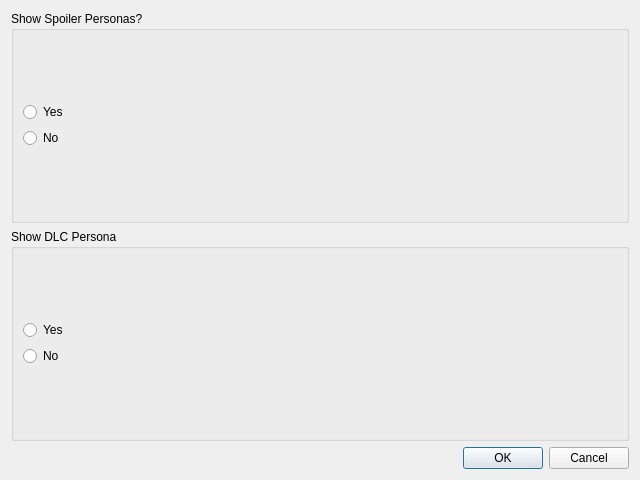
<?xml version="1.0" encoding="UTF-8"?>
<ui version="4.0">
 <class>Settings</class>
 <widget class="QDialog" name="Settings">
  <property name="geometry">
   <rect>
    <x>0</x>
    <y>0</y>
    <width>640</width>
    <height>480</height>
   </rect>
  </property>
  <property name="contextMenuPolicy">
   <enum>Qt::DefaultContextMenu</enum>
  </property>
  <property name="windowTitle">
   <string>Settings</string>
  </property>
  <layout class="QVBoxLayout" name="verticalLayout_3">
   <item>
    <widget class="QGroupBox" name="groupBox">
     <property name="toolTip">
      <string>&lt;html&gt;&lt;head/&gt;&lt;body&gt;&lt;p&gt;I don't reccomend turning this on&lt;/p&gt;&lt;p&gt;until you beat the game.&lt;/p&gt;&lt;p&gt;&lt;br/&gt;&lt;/p&gt;&lt;p&gt;This mostly contains Max Rank and Royal Rank Personas.&lt;/p&gt;&lt;p&gt;As well as very spoiler-y ones!&lt;/p&gt;&lt;p&gt;&lt;br/&gt;&lt;/p&gt;&lt;p&gt;Dont say I didn't warn you!&lt;/p&gt;&lt;/body&gt;&lt;/html&gt;</string>
     </property>
     <property name="title">
      <string>Show Spoiler Personas?</string>
     </property>
     <layout class="QVBoxLayout" name="verticalLayout_4">
      <item>
       <layout class="QVBoxLayout" name="verticalLayout">
        <item>
         <widget class="QRadioButton" name="yesSpoil">
          <property name="text">
           <string>Yes</string>
          </property>
         </widget>
        </item>
        <item>
         <widget class="QRadioButton" name="noSpoil">
          <property name="text">
           <string>No</string>
          </property>
         </widget>
        </item>
       </layout>
      </item>
     </layout>
    </widget>
   </item>
   <item>
    <widget class="QGroupBox" name="groupBox_2">
     <property name="title">
      <string>Show DLC Persona</string>
     </property>
     <layout class="QVBoxLayout" name="verticalLayout_5">
      <item>
       <layout class="QVBoxLayout" name="verticalLayout_2">
        <item>
         <widget class="QRadioButton" name="yesDLC">
          <property name="text">
           <string>Yes</string>
          </property>
         </widget>
        </item>
        <item>
         <widget class="QRadioButton" name="noDLC">
          <property name="text">
           <string>No</string>
          </property>
         </widget>
        </item>
       </layout>
      </item>
     </layout>
    </widget>
   </item>
   <item>
    <widget class="QDialogButtonBox" name="buttonBox">
     <property name="orientation">
      <enum>Qt::Horizontal</enum>
     </property>
     <property name="standardButtons">
      <set>QDialogButtonBox::Cancel|QDialogButtonBox::Ok</set>
     </property>
    </widget>
   </item>
  </layout>
 </widget>
 <resources/>
 <connections>
  <connection>
   <sender>buttonBox</sender>
   <signal>accepted()</signal>
   <receiver>Settings</receiver>
   <slot>accept()</slot>
   <hints>
    <hint type="sourcelabel">
     <x>248</x>
     <y>254</y>
    </hint>
    <hint type="destinationlabel">
     <x>157</x>
     <y>274</y>
    </hint>
   </hints>
  </connection>
  <connection>
   <sender>buttonBox</sender>
   <signal>rejected()</signal>
   <receiver>Settings</receiver>
   <slot>reject()</slot>
   <hints>
    <hint type="sourcelabel">
     <x>316</x>
     <y>260</y>
    </hint>
    <hint type="destinationlabel">
     <x>286</x>
     <y>274</y>
    </hint>
   </hints>
  </connection>
 </connections>
</ui>
